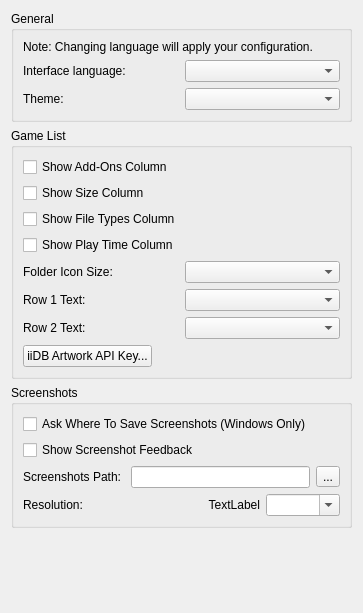
<?xml version="1.0" encoding="UTF-8"?>
<ui version="4.0">
 <class>ConfigureUi</class>
 <widget class="QWidget" name="ConfigureUi">
  <property name="geometry">
   <rect>
    <x>0</x>
    <y>0</y>
    <width>363</width>
    <height>613</height>
   </rect>
  </property>
  <property name="windowTitle">
   <string>Form</string>
  </property>
  <property name="accessibleName">
   <string>UI</string>
  </property>
  <layout class="QVBoxLayout" name="verticalLayout">
   <item>
    <widget class="QGroupBox" name="general_groupBox">
     <property name="title">
      <string>General</string>
     </property>
     <layout class="QHBoxLayout" name="horizontalLayout">
      <item>
       <layout class="QVBoxLayout" name="verticalLayout_2">
        <item>
         <widget class="QLabel" name="label_change_language_info">
          <property name="text">
           <string>Note: Changing language will apply your configuration.</string>
          </property>
          <property name="wordWrap">
           <bool>true</bool>
          </property>
         </widget>
        </item>
        <item>
         <layout class="QHBoxLayout" name="horizontalLayout_2">
          <item>
           <widget class="QLabel" name="language_label">
            <property name="text">
             <string>Interface language:</string>
            </property>
           </widget>
          </item>
          <item>
           <widget class="QComboBox" name="language_combobox"/>
          </item>
         </layout>
        </item>
        <item>
         <layout class="QHBoxLayout" name="horizontalLayout_3">
          <item>
           <widget class="QLabel" name="theme_label">
            <property name="text">
             <string>Theme:</string>
            </property>
           </widget>
          </item>
          <item>
           <widget class="QComboBox" name="theme_combobox"/>
          </item>
         </layout>
        </item>
       </layout>
      </item>
     </layout>
    </widget>
   </item>
   <item>
    <widget class="QGroupBox" name="GameListGroupBox">
     <property name="title">
      <string>Game List</string>
     </property>
     <layout class="QHBoxLayout" name="GameListHorizontalLayout">
      <item>
       <layout class="QVBoxLayout" name="GeneralVerticalLayout">
        <item>
         <widget class="QCheckBox" name="show_add_ons">
          <property name="text">
           <string>Show Add-Ons Column</string>
          </property>
         </widget>
        </item>
        <item>
         <widget class="QCheckBox" name="show_size">
          <property name="text">
           <string>Show Size Column</string>
          </property>
         </widget>
        </item>
        <item>
         <widget class="QCheckBox" name="show_types">
          <property name="text">
           <string>Show File Types Column</string>
          </property>
         </widget>
        </item>
        <item>
         <widget class="QCheckBox" name="show_play_time">
          <property name="text">
           <string>Show Play Time Column</string>
          </property>
         </widget>
        </item>
        <item>
         <layout class="QHBoxLayout" name="folder_icon_size_qhbox_layout_2">
          <item>
           <widget class="QLabel" name="folder_icon_size_label">
            <property name="text">
             <string>Folder Icon Size:</string>
            </property>
           </widget>
          </item>
          <item>
           <widget class="QComboBox" name="folder_icon_size_combobox"/>
          </item>
         </layout>
        </item>
        <item>
         <layout class="QHBoxLayout" name="row_1_qhbox_layout">
          <item>
           <widget class="QLabel" name="row_1_label">
            <property name="text">
             <string>Row 1 Text:</string>
            </property>
           </widget>
          </item>
          <item>
           <widget class="QComboBox" name="row_1_text_combobox"/>
          </item>
         </layout>
        </item>
        <item>
         <layout class="QHBoxLayout" name="row_2_qhbox_layout">
          <item>
           <widget class="QLabel" name="row_2_label">
            <property name="text">
             <string>Row 2 Text:</string>
            </property>
           </widget>
          </item>
          <item>
           <widget class="QComboBox" name="row_2_text_combobox"/>
          </item>
         </layout>
        </item>
        <item alignment="Qt::AlignLeft">
         <widget class="QPushButton" name="iidb_api_key">
          <property name="text">
           <string>iiDB Artwork API Key...</string>
          </property>
          <property name="toolTip">
           <string>Set, test or forget the personal key for browsing iiDB artwork in game Properties.</string>
          </property>
         </widget>
        </item>
       </layout>
      </item>
     </layout>
    </widget>
   </item>
   <item>
    <widget class="QGroupBox" name="screenshots_GroupBox">
     <property name="title">
      <string>Screenshots</string>
     </property>
     <layout class="QVBoxLayout" name="verticalLayout_4">
      <item>
       <layout class="QVBoxLayout" name="verticalLayout_3">
        <item>
         <widget class="QCheckBox" name="enable_screenshot_save_as">
          <property name="text">
           <string>Ask Where To Save Screenshots (Windows Only)</string>
          </property>
         </widget>
        </item>
        <item>
         <widget class="QCheckBox" name="screenshot_feedback">
          <property name="toolTip">
           <string>Flashes the game when you take a screenshot, then shows whether it was saved.</string>
          </property>
          <property name="text">
           <string>Show Screenshot Feedback</string>
          </property>
         </widget>
        </item>
        <item>
         <layout class="QHBoxLayout" name="horizontalLayout_4">
          <item>
           <widget class="QLabel" name="label">
            <property name="text">
             <string>Screenshots Path: </string>
            </property>
           </widget>
          </item>
          <item>
           <widget class="QLineEdit" name="screenshot_path_edit"/>
          </item>
          <item>
           <widget class="QToolButton" name="screenshot_path_button">
            <property name="text">
             <string>...</string>
            </property>
           </widget>
          </item>
         </layout>
        </item>
        <item>
         <layout class="QGridLayout" name="gridLayout">
          <property name="spacing">
           <number>6</number>
          </property>
          <item row="0" column="1">
           <layout class="QHBoxLayout" name="horizontalLayout_5">
            <item>
             <widget class="QLabel" name="screenshot_width">
              <property name="text">
               <string>TextLabel</string>
              </property>
              <property name="alignment">
               <set>Qt::AlignmentFlag::AlignRight|Qt::AlignmentFlag::AlignTrailing|Qt::AlignmentFlag::AlignVCenter</set>
              </property>
             </widget>
            </item>
            <item>
             <widget class="QComboBox" name="screenshot_height">
              <property name="editable">
               <bool>true</bool>
              </property>
             </widget>
            </item>
           </layout>
          </item>
          <item row="0" column="0">
           <widget class="QLabel" name="label_3">
            <property name="text">
             <string>Resolution:</string>
            </property>
           </widget>
          </item>
         </layout>
        </item>
       </layout>
      </item>
     </layout>
    </widget>
   </item>
   <item>
    <spacer name="verticalSpacer">
     <property name="orientation">
      <enum>Qt::Orientation::Vertical</enum>
     </property>
     <property name="sizeHint" stdset="0">
      <size>
       <width>20</width>
       <height>40</height>
      </size>
     </property>
    </spacer>
   </item>
  </layout>
 </widget>
 <resources/>
 <connections/>
</ui>
